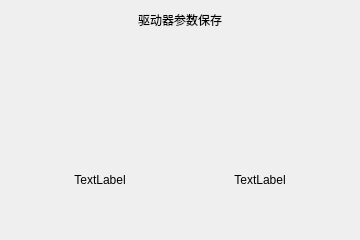
<?xml version="1.0" encoding="UTF-8"?>
<ui version="4.0">
 <class>driver_chn_set</class>
 <widget class="QDialog" name="driver_chn_set">
  <property name="geometry">
   <rect>
    <x>0</x>
    <y>0</y>
    <width>360</width>
    <height>240</height>
   </rect>
  </property>
  <property name="windowTitle">
   <string>Dialog</string>
  </property>
  <widget class="QLabel" name="label">
   <property name="geometry">
    <rect>
     <x>0</x>
     <y>10</y>
     <width>360</width>
     <height>20</height>
    </rect>
   </property>
   <property name="text">
    <string>驱动器参数保存</string>
   </property>
   <property name="alignment">
    <set>Qt::AlignCenter</set>
   </property>
  </widget>
  <widget class="QLabel" name="set_label">
   <property name="geometry">
    <rect>
     <x>40</x>
     <y>170</y>
     <width>120</width>
     <height>20</height>
    </rect>
   </property>
   <property name="text">
    <string>TextLabel</string>
   </property>
   <property name="alignment">
    <set>Qt::AlignCenter</set>
   </property>
  </widget>
  <widget class="QLabel" name="cancel_label">
   <property name="geometry">
    <rect>
     <x>200</x>
     <y>170</y>
     <width>120</width>
     <height>20</height>
    </rect>
   </property>
   <property name="text">
    <string>TextLabel</string>
   </property>
   <property name="alignment">
    <set>Qt::AlignCenter</set>
   </property>
  </widget>
 </widget>
 <resources/>
 <connections/>
</ui>
